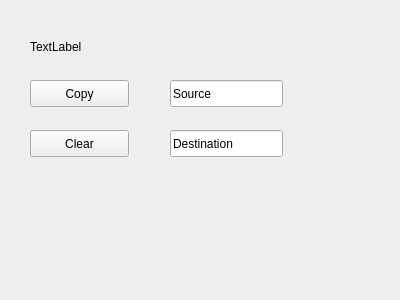
<?xml version="1.0" encoding="UTF-8"?>
<ui version="4.0">
 <class>MyWidget</class>
 <widget class="QWidget" name="MyWidget">
  <property name="geometry">
   <rect>
    <x>0</x>
    <y>0</y>
    <width>400</width>
    <height>300</height>
   </rect>
  </property>
  <property name="windowTitle">
   <string>MyWidget</string>
  </property>
  <widget class="QLineEdit" name="MyLineEdit1">
   <property name="geometry">
    <rect>
     <x>170</x>
     <y>80</y>
     <width>113</width>
     <height>27</height>
    </rect>
   </property>
   <property name="text">
    <string>Source</string>
   </property>
  </widget>
  <widget class="QLineEdit" name="MyLineEdit2">
   <property name="geometry">
    <rect>
     <x>170</x>
     <y>130</y>
     <width>113</width>
     <height>27</height>
    </rect>
   </property>
   <property name="text">
    <string>Destination</string>
   </property>
  </widget>
  <widget class="QPushButton" name="MyPushButton1">
   <property name="geometry">
    <rect>
     <x>30</x>
     <y>80</y>
     <width>99</width>
     <height>27</height>
    </rect>
   </property>
   <property name="text">
    <string>Copy</string>
   </property>
  </widget>
  <widget class="QPushButton" name="MyPushButton2">
   <property name="geometry">
    <rect>
     <x>30</x>
     <y>130</y>
     <width>99</width>
     <height>27</height>
    </rect>
   </property>
   <property name="text">
    <string>Clear</string>
   </property>
  </widget>
  <widget class="QLabel" name="MyLabel">
   <property name="geometry">
    <rect>
     <x>30</x>
     <y>26</y>
     <width>251</width>
     <height>41</height>
    </rect>
   </property>
   <property name="text">
    <string>TextLabel</string>
   </property>
  </widget>
 </widget>
 <layoutdefault spacing="6" margin="11"/>
 <resources/>
 <connections>
  <connection>
   <sender>MyPushButton2</sender>
   <signal>clicked()</signal>
   <receiver>MyLineEdit1</receiver>
   <slot>clear()</slot>
   <hints>
    <hint type="sourcelabel">
     <x>79</x>
     <y>143</y>
    </hint>
    <hint type="destinationlabel">
     <x>226</x>
     <y>93</y>
    </hint>
   </hints>
  </connection>
  <connection>
   <sender>MyPushButton2</sender>
   <signal>clicked()</signal>
   <receiver>MyLineEdit2</receiver>
   <slot>clear()</slot>
   <hints>
    <hint type="sourcelabel">
     <x>79</x>
     <y>143</y>
    </hint>
    <hint type="destinationlabel">
     <x>226</x>
     <y>143</y>
    </hint>
   </hints>
  </connection>
 </connections>
</ui>
